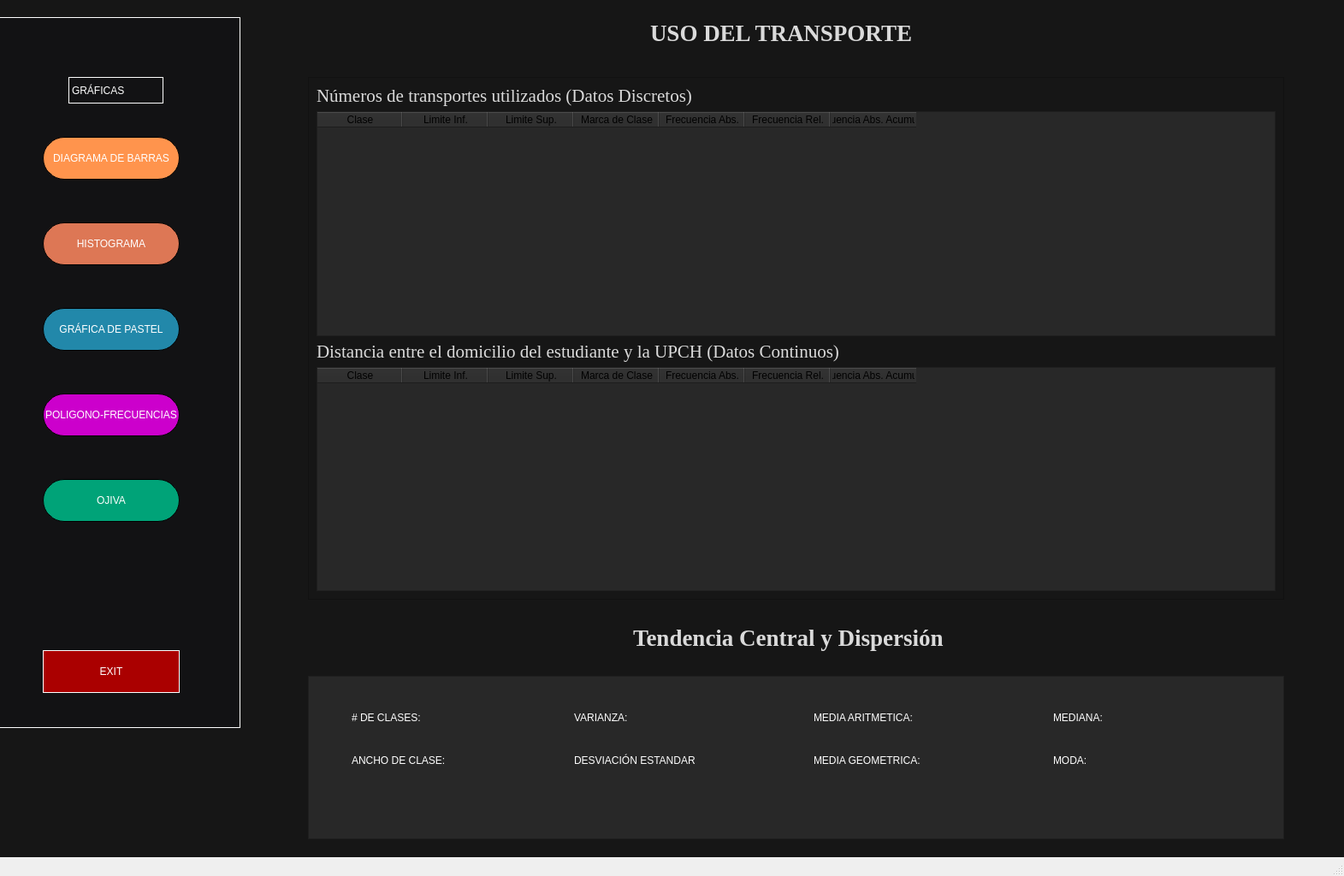
<?xml version="1.0" encoding="UTF-8"?>
<ui version="4.0">
 <class>MainWindow</class>
 <widget class="QMainWindow" name="MainWindow">
  <property name="geometry">
   <rect>
    <x>0</x>
    <y>0</y>
    <width>1571</width>
    <height>1024</height>
   </rect>
  </property>
  <property name="windowTitle">
   <string>MainWindow</string>
  </property>
  <widget class="QWidget" name="centralwidget">
   <property name="styleSheet">
    <string notr="true">background-color: #161616;</string>
   </property>
   <widget class="QWidget" name="menuGraficas" native="true">
    <property name="geometry">
     <rect>
      <x>-10</x>
      <y>20</y>
      <width>291</width>
      <height>831</height>
     </rect>
    </property>
    <property name="styleSheet">
     <string notr="true">background-color: #121214;
border: 1px solid white;</string>
    </property>
    <widget class="QLabel" name="text_Graficas">
     <property name="geometry">
      <rect>
       <x>90</x>
       <y>70</y>
       <width>111</width>
       <height>31</height>
      </rect>
     </property>
     <property name="styleSheet">
      <string notr="true">color: white;
font: 75 14pt &quot;MS Shell Dlg 2&quot;;
</string>
     </property>
     <property name="text">
      <string>GRÁFICAS</string>
     </property>
    </widget>
    <widget class="QPushButton" name="btnBarras">
     <property name="geometry">
      <rect>
       <x>60</x>
       <y>140</y>
       <width>160</width>
       <height>50</height>
      </rect>
     </property>
     <property name="accessibleName">
      <string>btnBarras</string>
     </property>
     <property name="accessibleDescription">
      <string>btnBarras</string>
     </property>
     <property name="styleSheet">
      <string notr="true">border: 1px solid;
border-radius: 25px;
background-color: #FF944D;
color: white;
</string>
     </property>
     <property name="text">
      <string>DIAGRAMA DE BARRAS</string>
     </property>
    </widget>
    <widget class="QPushButton" name="btnHistograma">
     <property name="geometry">
      <rect>
       <x>60</x>
       <y>240</y>
       <width>160</width>
       <height>50</height>
      </rect>
     </property>
     <property name="styleSheet">
      <string notr="true">border: 1px solid;
border-radius: 25px;
background-color: #DD7755;
color: white;</string>
     </property>
     <property name="text">
      <string>HISTOGRAMA</string>
     </property>
    </widget>
    <widget class="QPushButton" name="btnPastel">
     <property name="geometry">
      <rect>
       <x>60</x>
       <y>340</y>
       <width>160</width>
       <height>50</height>
      </rect>
     </property>
     <property name="styleSheet">
      <string notr="true">border: 1px solid;
border-radius: 25px;
background-color: #2288AA;
color: white;</string>
     </property>
     <property name="text">
      <string>GRÁFICA DE PASTEL</string>
     </property>
    </widget>
    <widget class="QPushButton" name="btnPoligono">
     <property name="geometry">
      <rect>
       <x>60</x>
       <y>440</y>
       <width>160</width>
       <height>50</height>
      </rect>
     </property>
     <property name="styleSheet">
      <string notr="true">border: 1px solid;
border-radius: 25px;
background-color: #CC00CC;
color: white;</string>
     </property>
     <property name="text">
      <string>POLIGONO-FRECUENCIAS</string>
     </property>
    </widget>
    <widget class="QPushButton" name="btnOjiva">
     <property name="geometry">
      <rect>
       <x>60</x>
       <y>540</y>
       <width>160</width>
       <height>50</height>
      </rect>
     </property>
     <property name="styleSheet">
      <string notr="true">border: 1px solid;
border-radius: 25px;
background-color: rgb(0, 163, 120);
color: white;</string>
     </property>
     <property name="text">
      <string>OJIVA</string>
     </property>
    </widget>
    <widget class="QPushButton" name="btnExit">
     <property name="geometry">
      <rect>
       <x>60</x>
       <y>740</y>
       <width>160</width>
       <height>50</height>
      </rect>
     </property>
     <property name="styleSheet">
      <string notr="true">background-color: rgb(170, 0, 0);
color: white;
</string>
     </property>
     <property name="text">
      <string>EXIT</string>
     </property>
    </widget>
   </widget>
   <widget class="QScrollArea" name="scrollArea">
    <property name="geometry">
     <rect>
      <x>360</x>
      <y>90</y>
      <width>1141</width>
      <height>611</height>
     </rect>
    </property>
    <property name="sizeAdjustPolicy">
     <enum>QAbstractScrollArea::AdjustIgnored</enum>
    </property>
    <property name="widgetResizable">
     <bool>true</bool>
    </property>
    <widget class="QWidget" name="scrollContents">
     <property name="geometry">
      <rect>
       <x>0</x>
       <y>0</y>
       <width>1139</width>
       <height>609</height>
      </rect>
     </property>
     <layout class="QVBoxLayout" name="verticalLayout">
      <item>
       <widget class="QLabel" name="datos_Discretos">
        <property name="font">
         <font>
          <family>Times New Roman</family>
          <pointsize>16</pointsize>
          <weight>50</weight>
          <italic>false</italic>
          <bold>false</bold>
         </font>
        </property>
        <property name="styleSheet">
         <string notr="true">color: rgb(218, 218, 218);</string>
        </property>
        <property name="text">
         <string>Números de transportes utilizados (Datos Discretos)</string>
        </property>
        <property name="textFormat">
         <enum>Qt::AutoText</enum>
        </property>
       </widget>
      </item>
      <item>
       <widget class="QTableWidget" name="tableView_Discretos">
        <property name="styleSheet">
         <string notr="true">background-color: rgb(40, 40, 40);</string>
        </property>
        <column>
         <property name="text">
          <string>Clase</string>
         </property>
        </column>
        <column>
         <property name="text">
          <string>Limite Inf.</string>
         </property>
        </column>
        <column>
         <property name="text">
          <string>Limite Sup.</string>
         </property>
        </column>
        <column>
         <property name="text">
          <string>Marca de Clase</string>
         </property>
        </column>
        <column>
         <property name="text">
          <string>Frecuencia Abs.</string>
         </property>
        </column>
        <column>
         <property name="text">
          <string>Frecuencia Rel.</string>
         </property>
        </column>
        <column>
         <property name="text">
          <string>Frecuencia Abs. Acumulada</string>
         </property>
        </column>
       </widget>
      </item>
      <item>
       <widget class="QLabel" name="datos_Continuos">
        <property name="font">
         <font>
          <family>Times New Roman</family>
          <pointsize>16</pointsize>
          <weight>50</weight>
          <italic>false</italic>
          <bold>false</bold>
         </font>
        </property>
        <property name="styleSheet">
         <string notr="true">color: rgb(218, 218, 218);</string>
        </property>
        <property name="text">
         <string>Distancia entre el domicilio del estudiante y la UPCH (Datos Continuos)</string>
        </property>
        <property name="textFormat">
         <enum>Qt::AutoText</enum>
        </property>
       </widget>
      </item>
      <item>
       <widget class="QTableWidget" name="tableView_Continuos">
        <property name="styleSheet">
         <string notr="true">background-color: rgb(40, 40, 40);</string>
        </property>
        <column>
         <property name="text">
          <string>Clase</string>
         </property>
        </column>
        <column>
         <property name="text">
          <string>Limite Inf.</string>
         </property>
        </column>
        <column>
         <property name="text">
          <string>Limite Sup.</string>
         </property>
        </column>
        <column>
         <property name="text">
          <string>Marca de Clase</string>
         </property>
        </column>
        <column>
         <property name="text">
          <string>Frecuencia Abs.</string>
         </property>
        </column>
        <column>
         <property name="text">
          <string>Frecuencia Rel.</string>
         </property>
        </column>
        <column>
         <property name="text">
          <string>Frecuencia Abs. Acumulada</string>
         </property>
        </column>
       </widget>
      </item>
     </layout>
    </widget>
   </widget>
   <widget class="QLabel" name="text_Titulo">
    <property name="geometry">
     <rect>
      <x>760</x>
      <y>20</y>
      <width>381</width>
      <height>37</height>
     </rect>
    </property>
    <property name="font">
     <font>
      <family>Times New Roman</family>
      <pointsize>20</pointsize>
      <weight>75</weight>
      <bold>true</bold>
     </font>
    </property>
    <property name="styleSheet">
     <string notr="true">color: rgb(218, 218, 218);</string>
    </property>
    <property name="text">
     <string>USO DEL TRANSPORTE </string>
    </property>
   </widget>
   <widget class="QWidget" name="resultados" native="true">
    <property name="geometry">
     <rect>
      <x>360</x>
      <y>790</y>
      <width>1141</width>
      <height>191</height>
     </rect>
    </property>
    <layout class="QGridLayout" name="gridLayout">
     <item row="0" column="0">
      <widget class="QScrollArea" name="scrollArea_2">
       <property name="styleSheet">
        <string notr="true">background-color: rgb(40, 40, 40);</string>
       </property>
       <property name="widgetResizable">
        <bool>true</bool>
       </property>
       <widget class="QWidget" name="ScrollContents_Calculos">
        <property name="geometry">
         <rect>
          <x>0</x>
          <y>0</y>
          <width>1121</width>
          <height>171</height>
         </rect>
        </property>
        <widget class="QLabel" name="label_NDeClases">
         <property name="geometry">
          <rect>
           <x>50</x>
           <y>40</y>
           <width>91</width>
           <height>16</height>
          </rect>
         </property>
         <property name="styleSheet">
          <string notr="true">color: rgb(255, 255, 255);</string>
         </property>
         <property name="text">
          <string># DE CLASES: </string>
         </property>
        </widget>
        <widget class="QLabel" name="label_NDeClases_Resultado">
         <property name="geometry">
          <rect>
           <x>150</x>
           <y>40</y>
           <width>55</width>
           <height>16</height>
          </rect>
         </property>
         <property name="styleSheet">
          <string notr="true">color: rgb(85, 85, 255);</string>
         </property>
         <property name="text">
          <string/>
         </property>
        </widget>
        <widget class="QLabel" name="label_AnchoClases_Resultado">
         <property name="geometry">
          <rect>
           <x>170</x>
           <y>90</y>
           <width>55</width>
           <height>16</height>
          </rect>
         </property>
         <property name="styleSheet">
          <string notr="true">color: rgb(85, 85, 255);</string>
         </property>
         <property name="text">
          <string/>
         </property>
        </widget>
        <widget class="QLabel" name="label_AnchoClases">
         <property name="geometry">
          <rect>
           <x>50</x>
           <y>90</y>
           <width>111</width>
           <height>16</height>
          </rect>
         </property>
         <property name="styleSheet">
          <string notr="true">color: rgb(255, 255, 255);</string>
         </property>
         <property name="text">
          <string>ANCHO DE CLASE:</string>
         </property>
        </widget>
        <widget class="QLabel" name="label_Varianza_Resultado">
         <property name="geometry">
          <rect>
           <x>430</x>
           <y>40</y>
           <width>55</width>
           <height>16</height>
          </rect>
         </property>
         <property name="styleSheet">
          <string notr="true">color: rgb(85, 85, 255);</string>
         </property>
         <property name="text">
          <string/>
         </property>
        </widget>
        <widget class="QLabel" name="label_Varianza">
         <property name="geometry">
          <rect>
           <x>310</x>
           <y>40</y>
           <width>111</width>
           <height>16</height>
          </rect>
         </property>
         <property name="styleSheet">
          <string notr="true">color: rgb(255, 255, 255);</string>
         </property>
         <property name="text">
          <string>VARIANZA:</string>
         </property>
        </widget>
        <widget class="QLabel" name="label_DesviacionEstandar_Resultado">
         <property name="geometry">
          <rect>
           <x>470</x>
           <y>90</y>
           <width>55</width>
           <height>16</height>
          </rect>
         </property>
         <property name="styleSheet">
          <string notr="true">color: rgb(85, 85, 255);</string>
         </property>
         <property name="text">
          <string/>
         </property>
        </widget>
        <widget class="QLabel" name="label_DesviacionEstandar">
         <property name="geometry">
          <rect>
           <x>310</x>
           <y>90</y>
           <width>161</width>
           <height>16</height>
          </rect>
         </property>
         <property name="styleSheet">
          <string notr="true">color: rgb(255, 255, 255);</string>
         </property>
         <property name="text">
          <string>DESVIACIÓN ESTANDAR</string>
         </property>
        </widget>
        <widget class="QLabel" name="label_MediaAritmetica_Resultado">
         <property name="geometry">
          <rect>
           <x>720</x>
           <y>40</y>
           <width>55</width>
           <height>16</height>
          </rect>
         </property>
         <property name="styleSheet">
          <string notr="true">color: rgb(85, 85, 255);</string>
         </property>
         <property name="text">
          <string/>
         </property>
        </widget>
        <widget class="QLabel" name="label_MediaAritmetica">
         <property name="geometry">
          <rect>
           <x>590</x>
           <y>40</y>
           <width>121</width>
           <height>16</height>
          </rect>
         </property>
         <property name="styleSheet">
          <string notr="true">color: rgb(255, 255, 255);</string>
         </property>
         <property name="text">
          <string>MEDIA ARITMETICA:</string>
         </property>
        </widget>
        <widget class="QLabel" name="label_MediaGeometrica">
         <property name="geometry">
          <rect>
           <x>590</x>
           <y>90</y>
           <width>131</width>
           <height>16</height>
          </rect>
         </property>
         <property name="styleSheet">
          <string notr="true">color: rgb(255, 255, 255);</string>
         </property>
         <property name="text">
          <string>MEDIA GEOMETRICA:</string>
         </property>
        </widget>
        <widget class="QLabel" name="label_MediaGeometrica_Resultado">
         <property name="geometry">
          <rect>
           <x>720</x>
           <y>90</y>
           <width>55</width>
           <height>16</height>
          </rect>
         </property>
         <property name="styleSheet">
          <string notr="true">color: rgb(85, 85, 255);</string>
         </property>
         <property name="text">
          <string/>
         </property>
        </widget>
        <widget class="QLabel" name="label_Mediana">
         <property name="geometry">
          <rect>
           <x>870</x>
           <y>40</y>
           <width>71</width>
           <height>16</height>
          </rect>
         </property>
         <property name="styleSheet">
          <string notr="true">color: rgb(255, 255, 255);</string>
         </property>
         <property name="text">
          <string>MEDIANA:</string>
         </property>
        </widget>
        <widget class="QLabel" name="label_Mediana_Resultado">
         <property name="geometry">
          <rect>
           <x>950</x>
           <y>40</y>
           <width>55</width>
           <height>16</height>
          </rect>
         </property>
         <property name="styleSheet">
          <string notr="true">color: rgb(85, 85, 255);</string>
         </property>
         <property name="text">
          <string/>
         </property>
        </widget>
        <widget class="QLabel" name="label_Moda_Resultado">
         <property name="geometry">
          <rect>
           <x>930</x>
           <y>90</y>
           <width>55</width>
           <height>16</height>
          </rect>
         </property>
         <property name="styleSheet">
          <string notr="true">color: rgb(85, 85, 255);</string>
         </property>
         <property name="text">
          <string/>
         </property>
        </widget>
        <widget class="QLabel" name="label_Moda">
         <property name="geometry">
          <rect>
           <x>870</x>
           <y>90</y>
           <width>51</width>
           <height>16</height>
          </rect>
         </property>
         <property name="styleSheet">
          <string notr="true">color: rgb(255, 255, 255);</string>
         </property>
         <property name="text">
          <string>MODA:</string>
         </property>
        </widget>
       </widget>
      </widget>
     </item>
    </layout>
   </widget>
   <widget class="QLabel" name="calculos">
    <property name="geometry">
     <rect>
      <x>740</x>
      <y>730</y>
      <width>451</width>
      <height>31</height>
     </rect>
    </property>
    <property name="font">
     <font>
      <family>Times New Roman</family>
      <pointsize>20</pointsize>
      <weight>75</weight>
      <bold>true</bold>
     </font>
    </property>
    <property name="styleSheet">
     <string notr="true">color: rgb(218, 218, 218);</string>
    </property>
    <property name="text">
     <string>Tendencia Central y Dispersión </string>
    </property>
   </widget>
  </widget>
  <widget class="QMenuBar" name="menubar">
   <property name="geometry">
    <rect>
     <x>0</x>
     <y>0</y>
     <width>1571</width>
     <height>26</height>
    </rect>
   </property>
  </widget>
  <widget class="QStatusBar" name="statusbar"/>
 </widget>
 <resources/>
 <connections/>
</ui>
